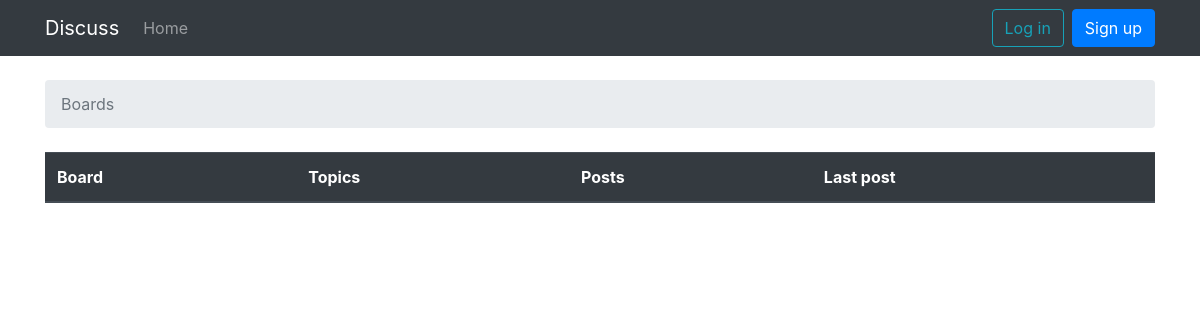
The app's page /, older data.
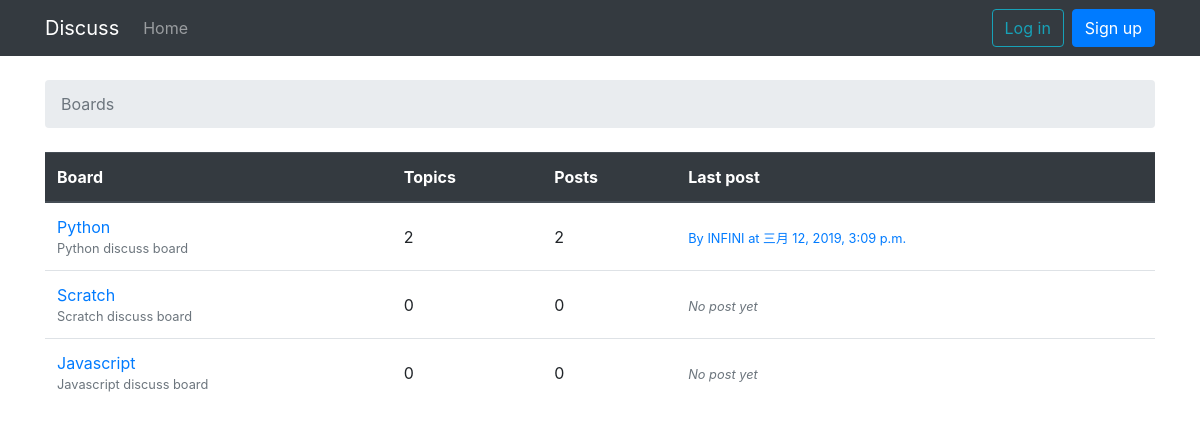
The same page, newer data.
### boards/models.py (models this page shows, shortened)
class Board(models.Model):
    name = models.CharField(max_length=30, unique=True)
    description = models.CharField(max_length=300)
    def get_posts_count(self):
        return Post.objects.filter(topic__board=self).count()
    def get_last_post(self):
        return Post.objects.filter(topic__board=self).order_by('-created_at').first()

class Post(models.Model):
    message = models.TextField(max_length=4000)
    topic = models.ForeignKey(Topic, on_delete=models.CASCADE, related_name='posts')
    created_by = models.ForeignKey(User, on_delete=models.CASCADE, related_name='posts')
    updated_by = models.ForeignKey(User, on_delete=models.CASCADE, null=True, related_name='+')
    created_at = models.DateTimeField(auto_now_add=True)
    updated_at = models.DateTimeField(null=True)

### core/models.py (models this page shows)
class User(AbstractUser):
    pass

### boards/views.py (the view)
# urls.py: path('', views.board_list, name='home'),
def board_list(request):
    boards = Board.objects.all()
    return render(request, 'boards/boards.html', {'boards': boards})

### boards/templates/boards/boards.html (shortened to what this page needs)
{% extends 'base.html' %}
{% block breadcrumb %}
  <li class="breadcrumb-item active">Boards</li>
{% endblock %}
{% block content %}
  <table class="table">
    <thead class="thead-dark">
      <tr>
        <th>Board</th>
        <th>Topics</th>
        <th>Posts</th>
        <th>Last post</th>
      </tr>
    </thead>
    <tbody>
      {% for board in boards %}
        <tr>
          <td>
            <a href="{% url 'board_topics' board.pk %}">{{ board.name }}</a>
            <small class="text-muted d-block">{{ board.description }}</small>
          </td>
          <td class="align-middle">{{ board.topics.count }}</td>
          <td class="align-middle">{{ board.get_posts_count }}</td>
          <td class="align-middle">
            {% with board.get_last_post as post %}
              {% if post %}
                <small>
                  <a href="{% url 'topic_posts' board.pk post.topic.pk %}">
                    By {{ post.created_by }} at {{ post.created_at }}
                  </a>
                </small>
              {% else %}
                <small class="text-muted">
                  <em>No post yet</em>
                </small>
              {% endif %}
            {% endwith %}
          </td>
        </tr>
      {% endfor %}
    </tbody>
  </table>
{% endblock %}

Row changes from the older to the newer data that the page shows:
added Board: name "Python", description "Python discuss board", topics.count "2", get_posts_count "2", get_last_post.created_by "INFINI", get_last_post.created_at "三月 12, 2019, 3:09 p.m."
added Board: name "Scratch", description "Scratch discuss board", topics.count "0", get_posts_count "0", shows "No post yet"
added Board: name "Javascript", description "Javascript discuss board", topics.count "0", get_posts_count "0", shows "No post yet"
